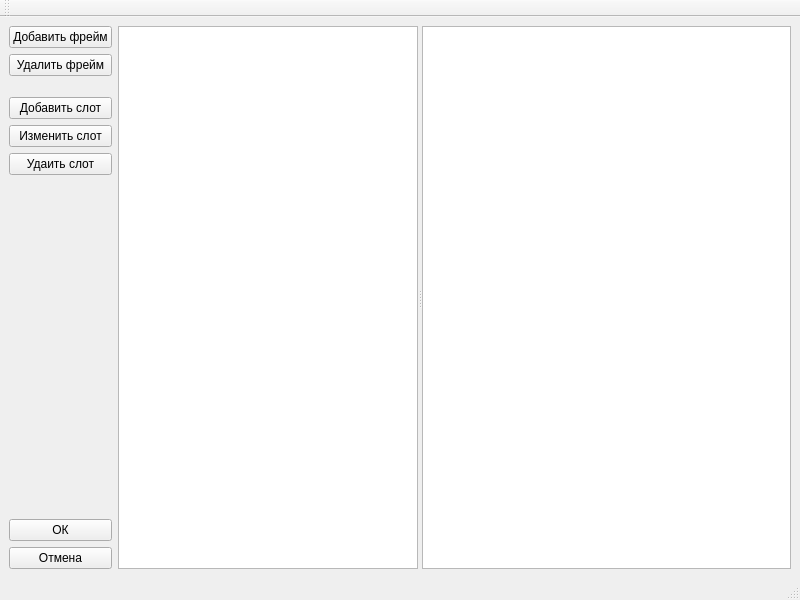
<?xml version="1.0" encoding="UTF-8"?>
<ui version="4.0">
 <class>KBEditorWindow</class>
 <widget class="QMainWindow" name="KBEditorWindow">
  <property name="windowModality">
   <enum>Qt::ApplicationModal</enum>
  </property>
  <property name="geometry">
   <rect>
    <x>0</x>
    <y>0</y>
    <width>800</width>
    <height>600</height>
   </rect>
  </property>
  <property name="windowTitle">
   <string>MainWindow</string>
  </property>
  <widget class="QWidget" name="centralwidget">
   <layout class="QHBoxLayout" name="horizontalLayout">
    <item>
     <layout class="QVBoxLayout" name="verticalLayout">
      <item>
       <widget class="QPushButton" name="btnAddFrame">
        <property name="text">
         <string>Добавить фрейм</string>
        </property>
       </widget>
      </item>
      <item>
       <widget class="QPushButton" name="btnDeleteFrame">
        <property name="text">
         <string>Удалить фрейм</string>
        </property>
       </widget>
      </item>
      <item>
       <spacer name="verticalSpacer_2">
        <property name="orientation">
         <enum>Qt::Vertical</enum>
        </property>
        <property name="sizeType">
         <enum>QSizePolicy::Fixed</enum>
        </property>
        <property name="sizeHint" stdset="0">
         <size>
          <width>20</width>
          <height>15</height>
         </size>
        </property>
       </spacer>
      </item>
      <item>
       <widget class="QPushButton" name="btnAddSlot">
        <property name="text">
         <string>Добавить слот</string>
        </property>
       </widget>
      </item>
      <item>
       <widget class="QPushButton" name="btnEditSlot">
        <property name="text">
         <string>Изменить слот</string>
        </property>
       </widget>
      </item>
      <item>
       <widget class="QPushButton" name="btnDeleteSlot">
        <property name="text">
         <string>Удаить слот</string>
        </property>
       </widget>
      </item>
      <item>
       <spacer name="verticalSpacer">
        <property name="orientation">
         <enum>Qt::Vertical</enum>
        </property>
        <property name="sizeHint" stdset="0">
         <size>
          <width>20</width>
          <height>40</height>
         </size>
        </property>
       </spacer>
      </item>
      <item>
       <widget class="QPushButton" name="btnOk">
        <property name="text">
         <string>ОК</string>
        </property>
       </widget>
      </item>
      <item>
       <widget class="QPushButton" name="btnCancel">
        <property name="text">
         <string>Отмена</string>
        </property>
       </widget>
      </item>
     </layout>
    </item>
    <item>
     <widget class="QSplitter" name="splitter">
      <property name="orientation">
       <enum>Qt::Horizontal</enum>
      </property>
      <widget class="LGen2ObjectPropertiesEditor" name="treeView">
       <property name="maximumSize">
        <size>
         <width>300</width>
         <height>16777215</height>
        </size>
       </property>
       <property name="baseSize">
        <size>
         <width>0</width>
         <height>0</height>
        </size>
       </property>
      </widget>
      <widget class="LGen2DiagramEditor" name="graphicsView"/>
     </widget>
    </item>
   </layout>
  </widget>
  <widget class="QStatusBar" name="statusbar"/>
  <widget class="QToolBar" name="toolBar">
   <property name="windowTitle">
    <string>toolBar</string>
   </property>
   <attribute name="toolBarArea">
    <enum>TopToolBarArea</enum>
   </attribute>
   <attribute name="toolBarBreak">
    <bool>false</bool>
   </attribute>
  </widget>
  <widget class="QMenuBar" name="menuBar">
   <property name="geometry">
    <rect>
     <x>0</x>
     <y>0</y>
     <width>800</width>
     <height>21</height>
    </rect>
   </property>
  </widget>
 </widget>
 <customwidgets>
  <customwidget>
   <class>LGen2ObjectPropertiesEditor</class>
   <extends>QTreeView</extends>
   <header>./editor/lgen2objectpropertieseditor.hpp</header>
  </customwidget>
  <customwidget>
   <class>LGen2DiagramEditor</class>
   <extends>QGraphicsView</extends>
   <header>./editor/lgen2diagrameditor.hpp</header>
  </customwidget>
 </customwidgets>
 <resources/>
 <connections/>
</ui>
